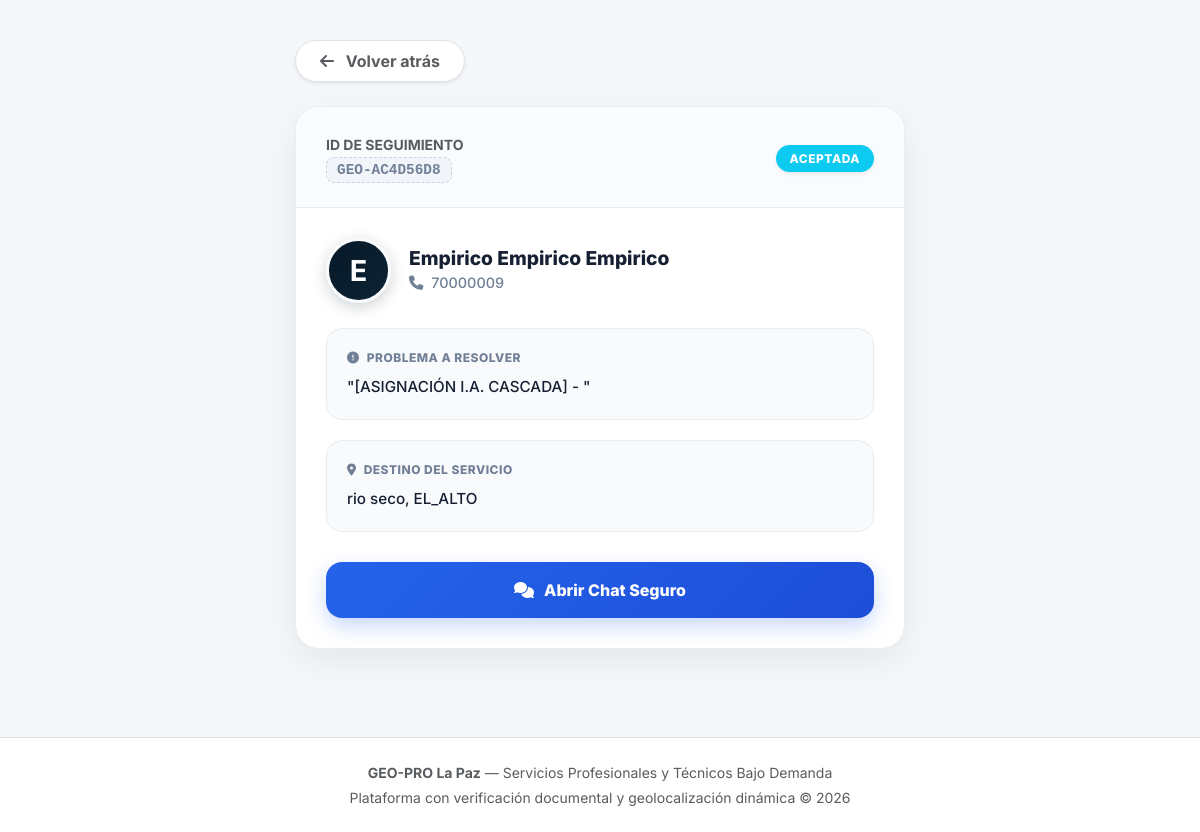
The page /public/solicitud/detalle/20 (signed in) on the database its author committed.
### tables this page shows
CREATE TABLE `solicitudes_servicio` (
  `id_solicitud` int(11) NOT NULL,
  `codigo_seguimiento` varchar(20) NOT NULL,
  `id_cliente` int(11) NOT NULL,
  `id_profesional` int(11) NOT NULL,
  `descripcion_problema` text NOT NULL,
  `direccion_servicio` varchar(255) NOT NULL,
  `macrodistrito` enum('ZONA_SUR','SOPOCACHI','CENTRO','MIRAFLORES','SAN_PEDRO','COTAHUMA','PERIFERICA','EL_ALTO') NOT NULL,
  `zona` varchar(100) NOT NULL,
  `latitud_destino` decimal(10,8) NOT NULL,
  `longitud_destino` decimal(11,8) NOT NULL,
  `estado_servicio` enum('PENDIENTE','ACEPTADA','EN_CAMINO','EN_PROCESO','FINALIZADA','CANCELADA') NOT NULL DEFAULT 'PENDIENTE',
  `precio_acordado` decimal(10,2) DEFAULT NULL,
  `tiempo_estimado_llegada_min` int(11) DEFAULT NULL,
  `motivo_cancelacion` varchar(255) DEFAULT NULL,
  `fecha_solicitud` timestamp NOT NULL DEFAULT current_timestamp(),
  `fecha_inicio_atencion` timestamp NULL DEFAULT NULL,
  `fecha_finalizacion` timestamp NULL DEFAULT NULL
);

CREATE TABLE `usuarios` (
  `id_usuario` int(11) NOT NULL,
  `id_rol` int(11) NOT NULL,
  `nombre` varchar(100) NOT NULL,
  `apellido` varchar(100) NOT NULL,
  `correo` varchar(120) NOT NULL,
  `celular` varchar(20) NOT NULL,
  `password` varchar(255) NOT NULL,
  `foto_perfil` varchar(255) DEFAULT NULL,
  `estado` enum('ACTIVO','INACTIVO','BLOQUEADO') NOT NULL DEFAULT 'ACTIVO',
  `token_recuperacion` varchar(255) DEFAULT NULL,
  `fecha_registro` timestamp NOT NULL DEFAULT current_timestamp()
);

### app/controllers/SolicitudController.php (called while the page is built, shortened)
<?php
class SolicitudController extends Controller {
    private Solicitud $solicitudModel;
    public function __construct() {
        $this->solicitudModel = new Solicitud();
    }
    public function detalle($idSolicitud = null) {
        $solicitud = $this->solicitudModel->obtenerPorId((int) $idSolicitud);
        $this->view('cliente/solicitud_detalle', [
            'titulo'    => 'GEO-PRO | Solicitud ' . $solicitud['codigo_seguimiento'],
            'solicitud' => $solicitud
        ]);
    }
}

### public/index.php (called while the page is built, shortened)
<?php
require_once '../app/config/Database.php';
spl_autoload_register(function ($clase) {
    $directorios = [
        '../core/',
        '../app/controllers/',
        '../app/models/',
        '../app/config/'
    ];
    foreach ($directorios as $dir) {
        $archivo = $dir . $clase . '.php';
        if (file_exists($archivo)) {
            return;
        }
    }
});
$app = new Router();
$app->run();

### app/config/Database.php (called while the page is built)
<?php
class Database {
    private static ?Database $instance = null;
    private ?PDO $conn = null;
    private function __construct() {
        try {
            $dsn = "mysql:host=" . DB_HOST . ";port=" . DB_PORT . ";dbname=" . DB_NAME . ";charset=" . DB_CHARSET;
            $options = [
                PDO::ATTR_ERRMODE            => PDO::ERRMODE_EXCEPTION,
                PDO::ATTR_DEFAULT_FETCH_MODE => PDO::FETCH_ASSOC,
                PDO::ATTR_EMULATE_PREPARES   => false,
                PDO::ATTR_TIMEOUT            => 10,
            ];
            $this->conn = new PDO($dsn, DB_USER, DB_PASS, $options);
            $this->conn->exec("SET SESSION innodb_lock_wait_timeout = 10");
            $this->conn->exec("SET SESSION wait_timeout = 30");
        } catch (PDOException $e) {
            die("Error crítico de conexión a la base de datos: " . $e->getMessage());
        }
    }
    public static function getInstance(): Database {
        if (self::$instance === null) {
            self::$instance = new Database();
        }
        return self::$instance;
    }
    public function getConnection(): PDO {
        return $this->conn;
    }
}

### app/models/Solicitud.php (called while the page is built, shortened)
<?php
class Solicitud {
    private PDO $db;
    public function __construct() {
        $this->db = Database::getInstance()->getConnection();
    }
    public function obtenerPorId(int $idSolicitud): ?array {
        $stmt = $this->db->prepare("
            SELECT s.*,
                   uc.nombre AS cliente_nombre, uc.apellido AS cliente_apellido, uc.celular AS cliente_celular,
                   up.nombre AS prof_nombre, up.apellido AS prof_apellido, up.celular AS prof_celular
            FROM solicitudes_servicio s
            INNER JOIN clientes cl ON s.id_cliente = cl.id_cliente
            INNER JOIN usuarios uc ON cl.id_usuario = uc.id_usuario
            INNER JOIN profesionales p ON s.id_profesional = p.id_profesional
            INNER JOIN usuarios up ON p.id_usuario = up.id_usuario
            WHERE s.id_solicitud = :id
            LIMIT 1
        ");
        $stmt->execute([':id' => $idSolicitud]);
        $res = $stmt->fetch();
        return $res ?: null;
    }
}

### app/views/cliente/solicitud_detalle.php (the view, shortened to what this page needs)
<?php require_once "../app/views/layouts/header.php"; ?>
<div class="tracking-wrapper">
    <a href="javascript:history.back()" class="btn btn-light rounded-pill border shadow-sm mb-4 fw-bold text-muted px-4 py-2" style="background:#fff;">
        <i class="fa-solid fa-arrow-left me-2"></i> Volver atrás
    </a>
    <div class="detail-card">
        <div class="detail-header">
            <div>
                <span class="text-muted small fw-bold">ID DE SEGUIMIENTO</span><br>
                <span class="solicitud-code"><?= htmlspecialchars($solicitud['codigo_seguimiento']) ?></span>
            </div>
            <div>
                <?php
                    $estado = $solicitud['estado_servicio'];
                    $color = 'bg-secondary';
                    if($estado === 'ACEPTADA') $color = 'bg-info text-white';
                ?>
                <span class="badge-status <?= $color ?> shadow-sm"><?= str_replace('_', ' ', $estado) ?></span>
            </div>
        </div>
        <div class="detail-body">
            <div class="prof-block">
                <div class="prof-avatar"><?= strtoupper(substr($solicitud['prof_nombre'] ?? 'P', 0, 1)) ?></div>
                <div>
                    <h5 class="prof-name"><?= htmlspecialchars($solicitud['prof_nombre'] . ' ' . $solicitud['prof_apellido']) ?></h5>
                    <p class="prof-phone"><i class="fa-solid fa-phone me-1"></i> <?= htmlspecialchars($solicitud['prof_celular']) ?></p>
                </div>
            </div>
            <div class="info-box">
                <span class="info-label"><i class="fa-solid fa-circle-exclamation me-1"></i> Problema a resolver</span>
                <p class="info-text">"<?= nl2br(htmlspecialchars($solicitud['descripcion_problema'])) ?>"</p>
            </div>
            <div class="info-box" style="margin-bottom: 0;">
                <span class="info-label"><i class="fa-solid fa-location-dot me-1"></i> Destino del Servicio</span>
                <p class="info-text"><?= htmlspecialchars($solicitud['direccion_servicio']) ?>, <?= htmlspecialchars($solicitud['zona']) ?></p>
            </div>
            <div class="action-grid">
                <?php if (!in_array($solicitud['estado_servicio'], ['CANCELADA'], true)): ?>
                    <a href="<?= BASE_URL ?>/chat/ver/<?= $solicitud['id_solicitud'] ?>" class="btn-geo btn-chat">
                        <i class="fa-solid fa-comments"></i> Abrir Chat Seguro
                    </a>
                <?php endif; ?>
            </div>
        </div>
    </div>
</div>
<?php require_once "../app/views/layouts/footer.php"; ?>

### public/css/style.css (style rules this page uses)
:root { --geo-primary: #0A192F; --geo-accent: #00BFA6; --geo-accent-hover: #019985; --geo-bg: #F4F7F6; --geo-card: #FFFFFF; --geo-text: #2D3748; }
body { font-family: 'Inter', sans-serif; background-color: var(--geo-bg); color: var(--geo-text); -webkit-font-smoothing: antialiased; }
.btn { border-radius: 12px; font-weight: 600; padding: 10px 20px; transition: all 0.3s ease; }

### app/views/layouts/header.php (style rules this page uses)
:root { --geo-header-dark: #071827; --geo-header-dark-2: #0b2435; --geo-accent: #08c2b1; --geo-accent-dark: #07998d; --geo-header-text: #f8fafc; --geo-header-muted: #9eb0bd; --geo-border: rgba(255,255,255,.09); --geo-dropdown-shadow: 0 25px 70px rgba(3, 15, 27, .18), 0 5px 18px rgba(3, 15, 27, .08); }

### app/views/cliente/solicitud_detalle.php (style rules this page uses)
:root { --geo-dark: #071827; --geo-dark-2: #0b2435; --geo-primary: #08b7a5; --geo-primary-dark: #079486; --geo-primary-soft: #e8faf7; --geo-blue: #2563eb; --geo-blue-soft: #eff6ff; --geo-text: #172033; --geo-muted: #718096; --geo-bg: #f5f7fa; --geo-white: #ffffff; --geo-border: #e8edf2; --geo-shadow: 0 12px 35px rgba(15, 23, 42, .07); --geo-radius: 24px; }
body { background: var(--geo-bg) !important; color: var(--geo-text); font-family: 'Inter', sans-serif; overflow-x: hidden; }
.tracking-wrapper { max-width: 650px; margin: 40px auto; padding: 0 20px; }
.detail-card { background: #fff; border-radius: var(--geo-radius); box-shadow: var(--geo-shadow); border: 1px solid var(--geo-border); overflow: hidden; margin-bottom: 25px; }
.detail-header { padding: 25px 30px; border-bottom: 1px solid var(--geo-border); display: flex; justify-content: space-between; align-items: center; background: #fafbfc; }
.detail-body { padding: 30px; }
.solicitud-code { font-family: monospace; font-size: 0.9rem; color: var(--geo-muted); font-weight: 700; background: #f1f5f9; padding: 4px 10px; border-radius: 8px; border: 1px dashed #cbd5e1; }
.badge-status { padding: 6px 14px; border-radius: 50px; font-size: 0.75rem; font-weight: 800; letter-spacing: 0.5px; text-transform: uppercase; }
.prof-block { display: flex; align-items: center; gap: 18px; margin-bottom: 25px; }
.prof-avatar { width: 65px; height: 65px; border-radius: 50%; background: linear-gradient(135deg, var(--geo-dark), var(--geo-dark-2)); color: white; display: flex; align-items: center; justify-content: center; font-size: 1.8rem; font-weight: bold; box-shadow: 0 4px 15px rgba(7, 24, 39, 0.2); border: 3px solid #f8fafc; }
.prof-name { font-weight: 800; color: var(--geo-text); font-size: 1.2rem; margin: 0 0 2px 0; }
.prof-phone { color: var(--geo-muted); font-size: 0.9rem; margin: 0; font-weight: 500; }
.info-box { background: #f8fafc; border-radius: 16px; padding: 20px; border: 1px solid var(--geo-border); margin-bottom: 20px; }
.info-label { font-size: 0.75rem; font-weight: 800; color: var(--geo-muted); text-transform: uppercase; margin-bottom: 8px; display: block; letter-spacing: 0.5px; }
.info-text { color: var(--geo-text); font-size: 0.95rem; line-height: 1.6; margin: 0; font-weight: 500; }
.action-grid { display: flex; flex-direction: column; gap: 12px; margin-top: 30px; }
.btn-geo { padding: 16px 20px; border-radius: 16px; font-weight: 800; font-size: 1rem; border: none; cursor: pointer; transition: all 0.3s; display: flex; align-items: center; justify-content: center; gap: 10px; text-decoration: none; }
.btn-chat { background: linear-gradient(135deg, var(--geo-blue) 0%, #1d4ed8 100%); color: white; box-shadow: 0 8px 20px rgba(37, 99, 235, 0.25); }

### rows shown on the page
solicitudes_servicio: codigo_seguimiento "GEO-AC4D56D8", estado_servicio "ACEPTADA", usuarios.nombre "E", usuarios.nombre+apellido "Empirico Empirico Empirico", usuarios.celular "70000009", descripcion_problema "[ASIGNACIÓN I.A. CASCADA] -", direccion_servicio "rio seco", zona "EL_ALTO"
